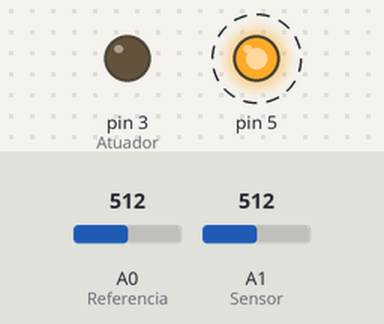
The sketch below on a simulated Arduino Uno, built with avr-gcc and run on an emulated ATmega328P. On the bench: output pins drawn as LEDs (lit = HIGH). Dashed ring = blinking. Inputs (shaded band) come from the test bench; at power-on: A0 (Referencia) = 512, A1 (Sensor) = 512.

Above: at 0.99 s.
1.3 s: A0 (Referencia) set to 716
At 1.71 s:
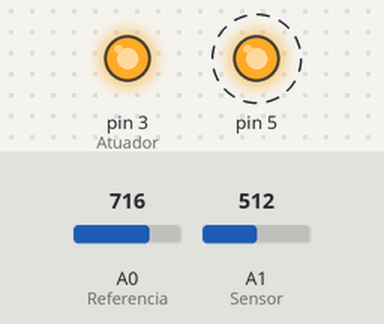
4.3 s: A1 (Sensor) set to 1023
At 6.25 s:
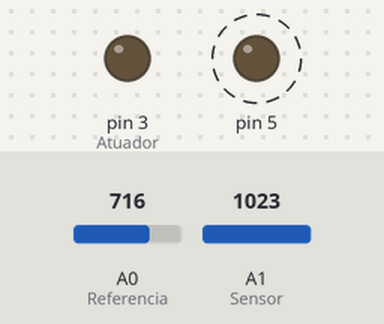
7.3 s: A1 (Sensor) set to 511
At 9.14 s:
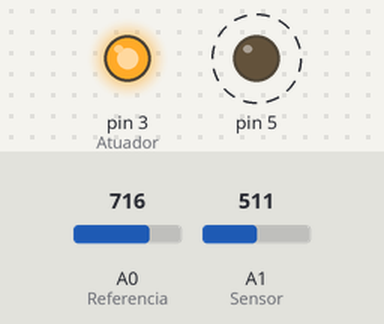
10.3 s: A1 (Sensor) set to 900
At 11.86 s:
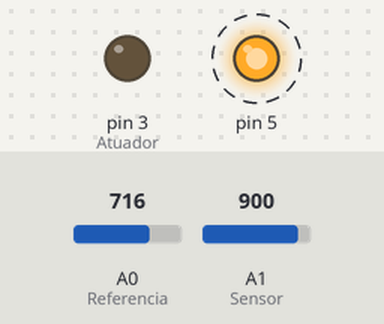
Timing chart, 0 to 14.3 s (numbered marks = the images above; inputs shaded):
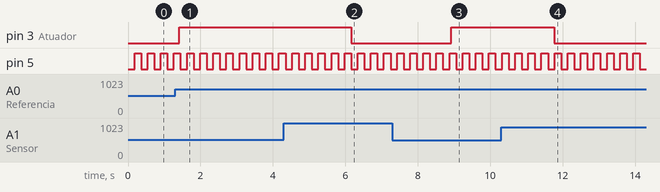

The sketch:

Controlador_PI.ino
```cpp
/* ----- Controlador proporcional para um circuito RC ----- */


const int Referencia = 0; // O sinal de referencia sera lido a partir do pino de
                          // entrada analogica A0

const int Sensor = 1; // O sensor sera conectado ao pino de entrada analogica A1

const int Atuador = 3; // O sinal de comando "analogico" (saida do controlador)
                       // sera transmitido pelo pino de saida digital 5 (PWM)

int Valor_Referencia=0; // Variavel que armazenara o valor do sinal de referencia

int Valor_Sensor; // Variavel que armazenara o valor da saida (tensao no capacitor)

int Valor_Atuador; // Variavel que armazenara o valor da
                   // saida do controlador (acao de controle)

float Erro; // Variavel que armazenara o sinal de erro (Valor_referencia - Valor_Sensor)
float SumErro;
float Erro2;

float P=0;
float I=0;

const float K = 10.; // Parametro do controlador proporcional

const float Kp = 0.0234; // Parametro do controlador proporcional
const float Ki = 0.0468; // Parametro do controlador proporcional
const float T = 1800;
float anterior=0, agora;
float ct = 0;

void setup(){

pinMode(Sensor, INPUT); // Define o pino do sensor como uma entrada

pinMode(Referencia, INPUT); // Define o pino da referencia como uma entrada

pinMode(Atuador, OUTPUT); // Define o pino do atuador como uma saida

//Serial.begin(9600); // Especifique a velocidade da comunicacao serial
pinMode(5,OUTPUT);
}


void loop(){
  agora = micros();
  if(agora-anterior>=T){
  anterior = agora;
  Valor_Referencia = analogRead(Referencia); // Converte o valor de tensao de referencia
  // numa palavra binaria de 10 bits (0V a 5V <---> 0 a 1023)

  Valor_Sensor = analogRead(Sensor); // Converte o valor de tensao do capacitor (saida)
  // numa palavra binaria de 10 bits (0V a 5V <---> 0 a 1023)

  Erro = Valor_Referencia - Valor_Sensor; // Erro pode assumir valores entre -1023 e 1023


  SumErro += Erro;
  P = Kp*Erro;
  I = Ki*SumErro;

  Erro2 = K*((P+I)-Valor_Sensor);
  Erro2 = map(Erro2,-512,511,-128,127);

  Valor_Atuador = constrain(Erro2,0,255); // Restringe o valor do sinal de atuacao
                                            // a faixa de 0V a 5V (0 a 255)

  analogWrite(Atuador, Valor_Atuador); // Escreve no pino 5 (Atuador), que simulara
                                       // uma saida analogica via PWM
  //Serial.print(Erro);
  //Serial.print("\t\t");
  //Serial.print(Erro2);
  //Serial.print("\t\t");
  //Serial.println(Valor_Atuador);
  ct++;
  if(ct==100){
     ct=0;
     PORTD ^= 0b00100000;
  }
  }


  //delay(100);

}
```

Measured:
- after the input at 1.3 s, pin 3 (Atuador): LOW → HIGH after 0.12 s
- after the input at 4.3 s, pin 3 (Atuador): HIGH → LOW after 1.9 s
- after the input at 7.3 s, pin 3 (Atuador): LOW → HIGH after 1.6 s
- after the input at 10.3 s, pin 3 (Atuador): HIGH → LOW after 1.5 s
- by itself, pin 5: alternates HIGH for 0.18 s and LOW for 0.18 s
